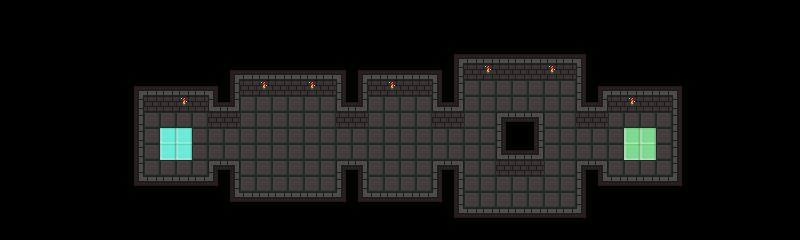

Tiled map render using the project's own tile images. Description and the whole map definition, tile-layer contents included, below:
An orthogonal 50x15 tile map with 16x16 px tiles, 1 tile layer (Tile Layer 1), 4 tilesets and 21 objects.

<map version="1.4" tiledversion="1.4.3" orientation="orthogonal" renderorder="right-down" width="50" height="15" tilewidth="16" tileheight="16" infinite="0" nextlayerid="3" nextobjectid="33">
 <properties>
  <property name="description" value="Tutorial" />
 </properties>
 <tileset firstgid="1" source="../images/tileset_dungeon/tileset_dungeon.tsx" />
 <tileset firstgid="65" source="../images/tileset_common/tileset_common.tsx" />
 <tileset firstgid="96" source="../images/tileset_floaty/tileset_floaty.tsx" />
 <tileset firstgid="103" source="../images/tileset_floaty/tileset_floaty2.tsx" />
 <layer id="1" name="Tile Layer 1" width="50" height="15">
  <data encoding="csv">
0,0,0,0,0,0,0,0,0,0,0,0,0,0,0,0,0,0,0,0,0,0,0,0,0,0,0,0,0,0,0,0,0,0,0,0,0,0,0,0,0,0,0,0,0,0,0,0,0,0,
0,0,0,0,0,0,0,0,0,0,0,0,0,0,0,0,0,0,0,0,0,0,0,0,0,0,0,0,0,0,0,0,0,0,0,0,0,0,0,0,0,0,0,0,0,0,0,0,0,0,
0,0,0,0,0,0,0,0,0,0,0,0,0,0,0,0,0,0,0,0,0,0,0,0,0,0,0,0,0,0,0,0,0,0,0,0,0,0,0,0,0,0,0,0,0,0,0,0,0,0,
0,0,0,0,0,0,0,0,0,0,0,0,0,0,0,0,0,0,0,0,0,0,0,0,0,0,0,0,1,2,2,2,2,2,2,2,3,0,0,0,0,0,0,0,0,0,0,0,0,0,
0,0,0,0,0,0,0,0,0,0,0,0,0,0,1,2,2,2,2,2,2,3,1,2,2,2,2,3,9,25,27,25,25,25,27,25,11,0,0,0,0,0,0,0,0,0,0,0,0,0,
0,0,0,0,0,0,0,0,1,2,2,2,2,3,9,25,27,25,25,27,25,11,9,25,27,25,25,11,9,33,33,33,33,33,33,33,11,1,2,2,2,2,3,0,0,0,0,0,0,0,
0,0,0,0,0,0,0,0,9,25,25,27,25,12,13,33,33,33,33,33,33,12,13,33,33,33,33,12,13,33,33,33,33,33,33,33,12,13,25,27,25,25,11,0,0,0,0,0,0,0,
0,0,0,0,0,0,0,0,9,33,33,33,33,25,25,33,33,33,33,33,33,25,25,33,33,33,33,25,25,33,33,4,18,5,33,33,25,25,33,33,33,33,11,0,0,0,0,0,0,0,
0,0,0,0,0,0,0,0,9,33,69,69,33,33,33,33,33,33,33,33,33,33,33,33,33,33,33,33,33,33,33,11,0,9,33,33,33,33,33,67,67,33,11,0,0,0,0,0,0,0,
0,0,0,0,0,0,0,0,9,33,69,69,33,33,33,33,33,33,33,33,33,33,33,33,33,33,33,33,33,33,33,12,2,13,33,33,33,33,33,67,67,33,11,0,0,0,0,0,0,0,
0,0,0,0,0,0,0,0,9,33,33,33,33,4,5,33,33,33,33,33,33,4,5,33,33,33,33,4,5,33,33,25,25,25,33,33,4,5,33,33,33,33,11,0,0,0,0,0,0,0,
0,0,0,0,0,0,0,0,17,18,18,18,18,19,9,33,33,33,33,33,33,11,9,33,33,33,33,11,9,33,33,33,33,33,33,33,11,17,18,18,18,18,19,0,0,0,0,0,0,0,
0,0,0,0,0,0,0,0,0,0,0,0,0,0,17,18,18,18,18,18,18,19,17,18,18,18,18,19,9,33,33,33,33,33,33,33,11,0,0,0,0,0,0,0,0,0,0,0,0,0,
0,0,0,0,0,0,0,0,0,0,0,0,0,0,0,0,0,0,0,0,0,0,0,0,0,0,0,0,17,18,18,18,18,18,18,18,19,0,0,0,0,0,0,0,0,0,0,0,0,0,
0,0,0,0,0,0,0,0,0,0,0,0,0,0,0,0,0,0,0,0,0,0,0,0,0,0,0,0,0,0,0,0,0,0,0,0,0,0,0,0,0,0,0,0,0,0,0,0,0,0
</data>
 </layer>
 <objectgroup id="2" name="Object Layer 1">
  <object id="1" template="../templates/spawn.tx" x="176" y="144" />
  <object id="3" template="../templates/text.tx" x="352" y="44" width="100" height="19">
   <text fontfamily="Courier" pixelsize="8" wrap="1" color="#ffffff" bold="1" halign="center" valign="center">in lines...</text>
  </object>
  <object id="5" template="../templates/line.tx" x="324" y="270.667">
   <polyline points="60,-94.6667 60,-158.667" />
  </object>
  <object id="6" template="../templates/line.tx" x="356" y="272">
   <polyline points="60,-96 60,-160" />
  </object>
  <object id="7" template="../templates/ball.tx" x="376" y="120">
   <properties>
    <property name="line" type="object" value="5" />
    <property name="speed" type="float" value="100" />
   </properties>
  </object>
  <object id="8" template="../templates/ball.tx" x="408" y="184">
   <properties>
    <property name="line" type="object" value="6" />
    <property name="speed" type="float" value="100" />
   </properties>
  </object>
  <object id="10" template="../templates/position.tx" x="288" y="144" />
  <object id="11" template="../templates/ball.tx" x="280" y="184">
   <properties>
    <property name="center" type="object" value="10" />
    <property name="speed" type="float" value="180" />
   </properties>
  </object>
  <object id="12" template="../templates/ball.tx" x="280" y="120">
   <properties>
    <property name="center" type="object" value="10" />
    <property name="speed" type="float" value="180" />
   </properties>
  </object>
  <object id="13" template="../templates/line.tx" x="464" y="124">
   <polyline points="16,68 16,-28 96,-28 96,68 16,68" />
  </object>
  <object id="16" template="../templates/goal.tx" x="624" y="128" />
  <object id="18" template="../templates/text.tx" x="240" y="16" width="96" height="15">
   <text fontfamily="Courier" pixelsize="8" wrap="1" color="#ffffff" bold="1" halign="center" valign="center">Enemies</text>
  </object>
  <object id="19" template="../templates/text.tx" x="240" y="32" width="96" height="16">
   <text fontfamily="Courier" pixelsize="8" wrap="1" color="#ffffff" bold="1" halign="center" valign="center">can move</text>
  </object>
  <object id="20" template="../templates/text.tx" x="240" y="48" width="108" height="16">
   <text fontfamily="Courier" pixelsize="8" wrap="1" color="#ffffff" bold="1" halign="center" valign="center">in circles...</text>
  </object>
  <object id="21" template="../templates/text.tx" x="448" y="28" width="136" height="19">
   <text fontfamily="Courier" pixelsize="8" wrap="1" color="#ffffff" bold="1" halign="center" valign="center">or along paths</text>
  </object>
  <object id="24" template="../templates/text.tx" x="128" y="48" width="96" height="15">
   <text fontfamily="Courier" pixelsize="8" wrap="1" color="#ffffff" bold="1" halign="center" valign="center">This is</text>
  </object>
  <object id="25" template="../templates/text.tx" x="128" y="64" width="96" height="16">
   <text fontfamily="Courier" pixelsize="8" wrap="1" color="#ffffff" bold="1" halign="center" valign="center">you</text>
  </object>
  <object id="29" template="../templates/ball2.tx" x="464" y="112" width="32" height="32">
   <properties>
    <property name="line" type="object" value="13" />
    <property name="speed" type="float" value="40" />
   </properties>
  </object>
  <object id="30" template="../templates/ball2.tx" x="544" y="208" width="32" height="32">
   <properties>
    <property name="line" type="object" value="13" />
    <property name="speed" type="float" value="40" />
   </properties>
  </object>
  <object id="31" template="../templates/text.tx" x="120" y="188" width="108" height="16.875">
   <text fontfamily="Courier" pixelsize="8" wrap="1" color="#ffffff" bold="1" halign="center" valign="center">Open the menu</text>
  </object>
  <object id="32" template="../templates/text.tx" x="104" y="200" width="144" height="24">
   <text fontfamily="Courier" pixelsize="8" wrap="1" color="#ffffff" bold="1" halign="center" valign="center">with the ESC key</text>
  </object>
 </objectgroup>
</map>
